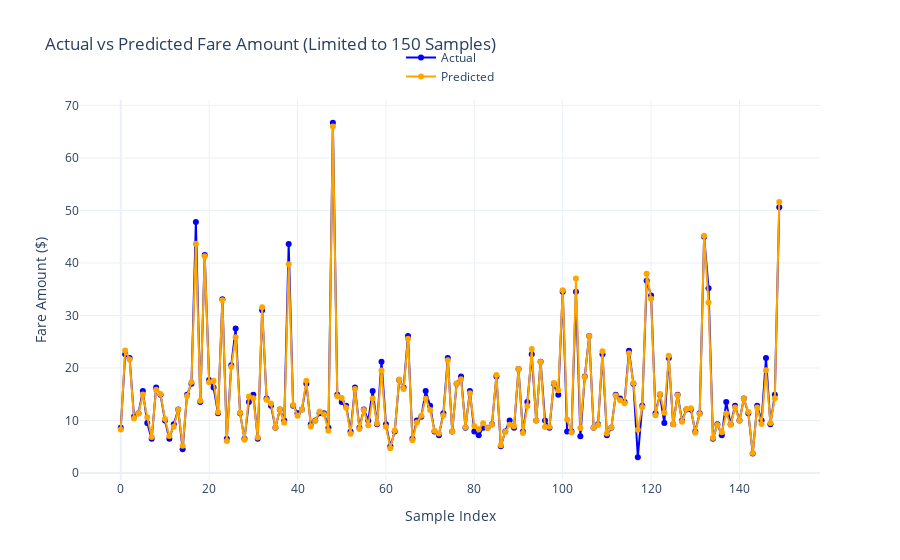

Notebook code cell kept with this figure:
### Code cell
from lightgbm import LGBMRegressor
from data import *
from model import *

taxi_type = GREEN
train_sql = getSqlForModeling(taxi_type, isTrain=True)
test_sql = getSqlForModeling(taxi_type, isTrain=False)

model = LGBMRegressor(n_estimators=1000, 
                      learning_rate=0.5, 
                      max_depth=9)

# Training
with DR.engn.connect() as conn:
    processed = 0
    for df in pd.read_sql(train_sql, conn, chunksize=CHUNK_SIZE):
        processed += len(df)
        X = df[FEATURES]
        y = df[VARIABLE]

        model.fit(X, y)
        O.out(f'Trained {processed} rows')

storeModel(model, f'{taxi_type}_{VARIABLE}_{LIGHT_GBM_REGRESSOR}')

# Predictions
with DR.engn.connect() as conn:
    processed = 0
    y_test = []
    y_pred = []
    for df in pd.read_sql(test_sql, conn, chunksize=CHUNK_SIZE):
        processed += len(df)
        X = df[FEATURES]
        y_test.append(df[VARIABLE])

        y_pred.append(model.predict(X))
        O.out(f'Predicted {processed} rows')

# Performance
merged_y_test = pd.concat(y_test, ignore_index=True)
merged_y_pred = np.concatenate(y_pred)

showPerformance(merged_y_test, merged_y_pred)

### Figure 1 — Plotly figure (JSON) as saved in the notebook; plotly's stock layout.template omitted (floating-point values rounded to 4 significant figures; data arrays with more than 128 entries replaced by an {"elided": "..."} marker saying what was removed)
{"data": [{"line": {"color": "blue"}, "mode": "lines+markers", "name": "Actual", "type": "scatter", "x": {"elided": "150 int values"}, "y": {"elided": "150 float values"}}, {"line": {"color": "orange"}, "mode": "lines+markers", "name": "Predicted", "type": "scatter", "x": {"elided": "150 int values"}, "y": {"elided": "150 float values"}}], "layout": {"legend": {"x": 0.5, "xanchor": "center", "y": 1.15, "yanchor": "top"}, "title": {"text": "Actual vs Predicted Fare Amount (Limited to 150 Samples)"}, "xaxis": {"title": {"text": "Sample Index"}}, "yaxis": {"title": {"text": "Fare Amount ($)"}}}}
